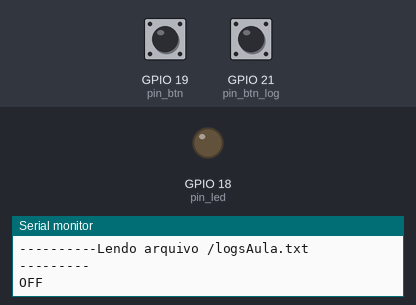
The sketch below on a simulated ESP32. Parts: output pins drawn as LEDs (lit = HIGH), the last lines printed to the serial monitor. The test bench sets the inputs (shaded band); at power-on: GPIO 19 (pin_btn) LOW, GPIO 21 (pin_btn_log) LOW. WiFi joins after 1.5 s; servers stay silent unless stated; the local clock reads 2024-03-15 10:24:30 at power-on unless the sketch sets it; storage starts empty.

Above: at 2.9 s.
3.0 s: GPIO 19 (pin_btn) pulled HIGH for 0.15 s
4.6 s: GPIO 19 (pin_btn) pulled HIGH for 1 s
At 5.2 s:
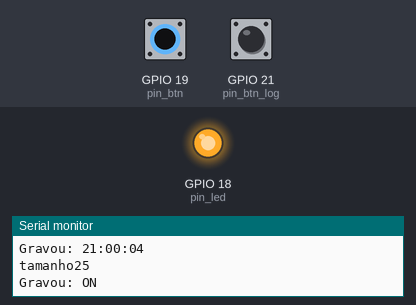
7.1 s: GPIO 21 (pin_btn_log) pulled HIGH for 0.15 s
8.7 s: GPIO 19 (pin_btn) pulled HIGH for 3.2 s
At 9.5 s:
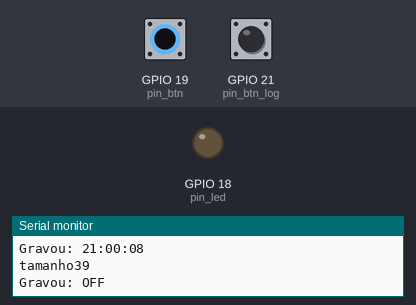
Timing chart, 0 to 11.7 s (numbered marks = the images above; inputs shaded):
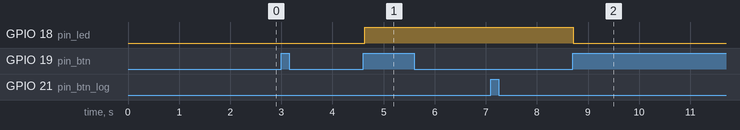

The sketch:

main.ino
```cpp
// https://randomnerdtutorials.com/esp32-ntp-client-date-time-arduino-ide

#include <FS.h>
#include "SPIFFS.h"

#include <WiFi.h>
#include <NTPClient.h>
#include <WiFiUdp.h>

const char* ssid     = "Gois";
const char* password = "s3nh4w1f1";

WiFiUDP ntpUDP;
NTPClient timeClient(ntpUDP);

int pin_led = 18;
int pin_btn = 19;

int anterior;
int atual;

long long counter;

int pin_btn_log = 21;

int anterior2;
int atual2;

String s;

void writeFile(String state, String path, char *m) { //escreve conteúdo em um arquivo
  File rFile = SPIFFS.open(path, m);
  if (!rFile) {
    Serial.println("Erro ao abrir arquivo!");
  }
  else {
    Serial.print("tamanho");
    Serial.println(rFile.size());
    rFile.println(state);
    Serial.print("Gravou: ");
    Serial.println(state);
  }
  rFile.close();
}

String readFile(String path) {
  Serial.println("Read file");
  File fd = SPIFFS.open(path, "r");
  int count = 0;

  while (!fd && (count < 5)) {
    Serial.println("Erro ao abrir arquivo!");
    writeFile("OFF", path,"w+");
    fd = SPIFFS.open(path, "r");
    count += 1;
  }

  if  (!fd && (count < 5)) {
    s = "-1";
    return s;
  } else {
    Serial.print("----------Lendo arquivo ");
    Serial.print(path);
    Serial.println("  ---------");
    while (fd.position() < fd.size())
    {
      s = fd.readStringUntil('\n');
      s.trim();
      Serial.println(s);
    }
    fd.close();
    return s;
  }
}

void formatFile() {
  Serial.println("Formantando SPIFFS");
  SPIFFS.format();
  Serial.println("Formatou SPIFFS");
}

void openFS(void) {
  if (!SPIFFS.begin()) {
    Serial.println("\nErro ao abrir o sistema de arquivos");
  }
  else {
    Serial.println("\nSistema de arquivos aberto com sucesso!");
  }
}

void setup() {
  Serial.begin(115200);

  Serial.print("Connecting to ");
  Serial.println(ssid);
  WiFi.begin(ssid, password);
  while (WiFi.status() != WL_CONNECTED) {
    delay(500);
    Serial.print(".");
  }
  // Print local IP address and start web server
  Serial.println("");
  Serial.println("WiFi connected.");
  Serial.println("IP address: ");
  Serial.println(WiFi.localIP());

  timeClient.begin();
  timeClient.setTimeOffset(-3*3600);

  /*
  Serial.print("Updating time");
  while(!timeClient.update()) {
    Serial.print(".");
    timeClient.forceUpdate();
  }
  Serial.println(" done");
  */
  Serial.println("inicio");
  delay(200);
  //formatFile();
  Serial.println("abrir arquivo");
  openFS();

  Serial.println("ler arquivo");
  String test = readFile("/logsAula.txt");
  if (test == "") {
    test = "ON";
  }

  if(test == "ON"){
    digitalWrite(pin_led, HIGH);
    counter = 0;
  } else if(test == "OFF"){
    digitalWrite(pin_led, LOW);
    counter = 1;
  }

  pinMode(pin_led,OUTPUT);
  pinMode(pin_btn,INPUT);

  anterior = 0;
  atual = 0;

  anterior2 = 0;
  atual2 = 0;
}


int count = 0;
void loop() {
  /*
  count += 1;
  Serial.print(".");
  if (count == 100) {
    Serial.println(".");
    count = 0;
  }
  */

  atual = digitalRead(pin_btn);

  if (atual == 1 && anterior == 0){
    counter += 1;

    String formattedTime = timeClient.getFormattedTime();

    if ((counter % 2) == 0) {
      writeFile("OFF", "/logsAula.txt","w+");
      digitalWrite(pin_led,LOW);
      writeFile(formattedTime, "/logsAulaTotal.txt","a+");
      writeFile("OFF", "/logsAulaTotal.txt","a+");
    } else {
      digitalWrite(pin_led,HIGH);
      writeFile("ON", "/logsAula.txt","w+");
      writeFile(formattedTime, "/logsAulaTotal.txt","a+");
      writeFile("ON", "/logsAulaTotal.txt","a+");
    }
    anterior = 1;
  } else if (atual == 0 && anterior == 1) {
    anterior = 0;
  }

  atual2 = digitalRead(pin_btn_log);

  if (atual2 == 1 && anterior2 == 0) {
    Serial.print("Printing:");
    String test = readFile("/logsAulaTotal.txt");
    Serial.println(test);
    anterior2 = atual;
  } else if (atual2 == 0 && anterior2 == 1) {
    anterior2 = atual;
  }

  delay(50);
}
```

Measured:
- after the input at 4.6 s, GPIO 18 (pin_led): LOW → HIGH at once
- after the input at 8.7 s, GPIO 18 (pin_led): HIGH → LOW at once
